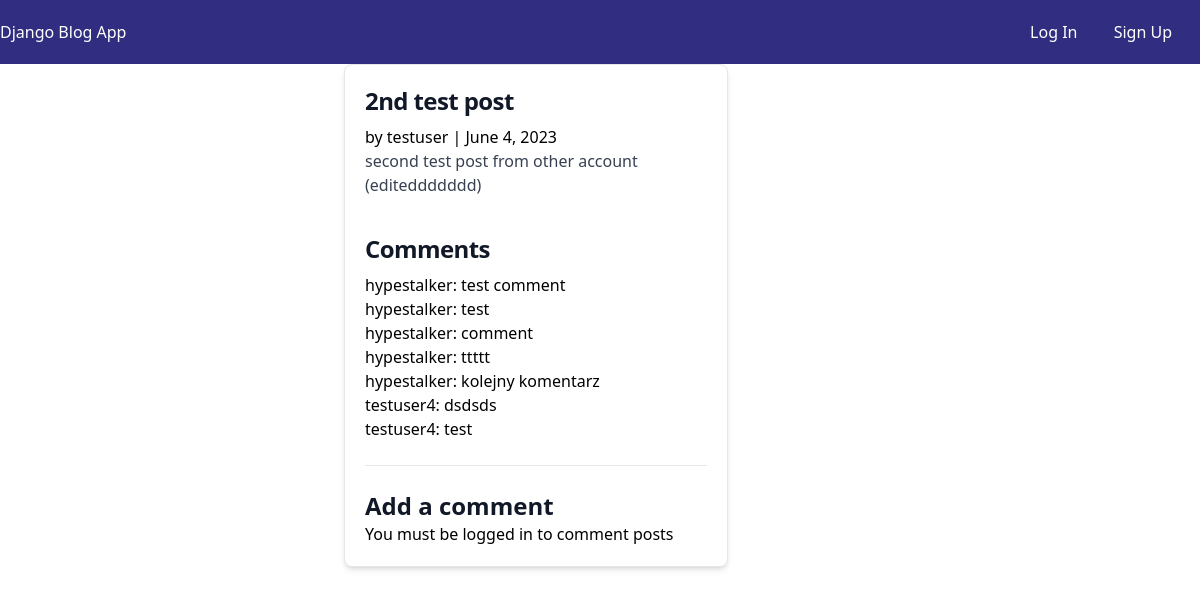
Page /2/ on the committed database.
### posts/models.py (models this page shows, shortened)
class Post(models.Model):
    author = models.ForeignKey(settings.AUTH_USER_MODEL, on_delete=models.CASCADE)
    title = models.CharField(max_length=100)
    body = models.TextField()
    created_at = models.DateField(auto_now_add=True)

class Comment(models.Model):
    post = models.ForeignKey(Post, on_delete=models.CASCADE)
    comment = models.CharField(max_length=100)
    author = models.ForeignKey(settings.AUTH_USER_MODEL, on_delete=models.CASCADE)
    def __str__(self):
        return self.comment

### accounts/models.py (models this page shows)
class CustomUser(AbstractUser):
    age = models.PositiveIntegerField(null=True, blank=True)

### posts/views.py (the view, shortened to what this page needs)
# urls.py: path("<int:pk>/", PostDetailView.as_view(), name="post_detail"),
class PostDetailView(View):
    def get(self, request, *args, **kwargs):
        view = CommentGet.as_view()
        return view(request, *args, **kwargs)

### posts/views.py (called while the page is built)
    def get_context_data(self, **kwargs):
        context = super().get_context_data(**kwargs)
        context["form"] = CommentForm()
        return context

### templates/posts/post_detail.html (shortened to what this page needs)
{% extends 'base.html' %}
{% load tailwind_filters %}
{% block content %}
<div class="max-w-lg mx-auto">
    <div class="bg-white shadow-md border border-gray-200 rounded-lg max-w-sm mb-5">
        <div class="p-5">
            <a href="#">
                <h5 class="text-gray-900 font-bold text-2xl tracking-tight mb-2">{{ post.title }}</h5>
            </a>
            <span>by {{ post.author }} | {{ post.created_at }}</span>
            <p class="font-normal text-gray-700 mb-3">{{ post.body }}</p>
            <br>
            <h4 class="text-gray-900 font-bold text-2xl tracking-tight mb-2">Comments</h4>
            {% for comment in post.comment_set.all  %}
                <p> {{ comment.author }}: {{ comment }}</p>
            {% endfor %}
            <br>
            <hr>
            <br>
            <h4 class="text-gray-900 font-bold text-2xl">Add a comment</h4>
            {% if user.is_authenticated %}
            <form action="" method="post">
                {% csrf_token %}
                {{ form|crispy }}
                <button type="submit" class="text-white bg-indigo-700 hover:bg-indigo-500 font-bold py-2 px-4 rounded-full">Post comment</button>
            </form>
            {% else %}
            <p>You must be logged in to comment posts</p>
            {% endif %}
        </div>
    </div>
</div>
{% endblock content %}

### rows in the picture
Post: title "2nd test post", author "testuser", created_at "June 4, 2023", body "second test post from other account (editeddddddd)"
Comment: author "hypestalker", comment "test comment"
Comment: author "hypestalker", comment "test"
Comment: author "hypestalker", comment "comment"
Comment: author "hypestalker", comment "ttttt"
Comment: author "hypestalker", comment "kolejny komentarz"
Comment: author "testuser4", comment "dsdsds"
Comment: author "testuser4", comment "test"
